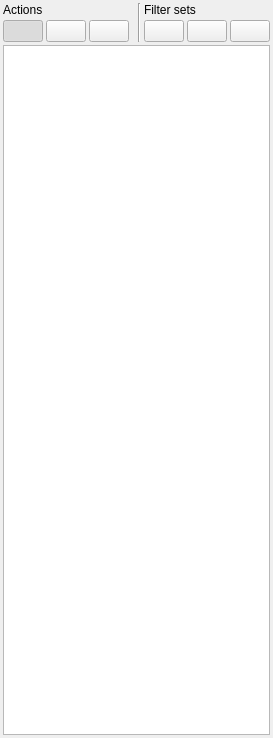
<?xml version="1.0" encoding="UTF-8"?>
<ui version="4.0">
 <class>FilterWidget</class>
 <widget class="QDockWidget" name="FilterWidget">
  <property name="geometry">
   <rect>
    <x>0</x>
    <y>0</y>
    <width>273</width>
    <height>738</height>
   </rect>
  </property>
  <property name="contextMenuPolicy">
   <enum>Qt::CustomContextMenu</enum>
  </property>
  <property name="features">
   <set>QDockWidget::DockWidgetClosable</set>
  </property>
  <property name="allowedAreas">
   <set>Qt::LeftDockWidgetArea</set>
  </property>
  <property name="windowTitle">
   <string>Filters</string>
  </property>
  <widget class="QWidget" name="dockWidgetContents">
   <layout class="QGridLayout" name="gridLayout">
    <property name="leftMargin">
     <number>3</number>
    </property>
    <property name="topMargin">
     <number>3</number>
    </property>
    <property name="rightMargin">
     <number>3</number>
    </property>
    <property name="bottomMargin">
     <number>3</number>
    </property>
    <property name="spacing">
     <number>3</number>
    </property>
    <item row="1" column="2">
     <widget class="QPushButton" name="delete_all">
      <property name="toolTip">
       <string>Remove all filters</string>
      </property>
      <property name="text">
       <string/>
      </property>
      <property name="icon">
       <iconset resource="Resources.qrc">
        <normaloff>:/Icons/Remove.png</normaloff>:/Icons/Remove.png</iconset>
      </property>
     </widget>
    </item>
    <item row="1" column="1">
     <widget class="QPushButton" name="reduce">
      <property name="toolTip">
       <string>Reduce data set to filtered rows</string>
      </property>
      <property name="text">
       <string/>
      </property>
      <property name="icon">
       <iconset resource="Resources.qrc">
        <normaloff>:/Icons/ReduceData.png</normaloff>:/Icons/ReduceData.png</iconset>
      </property>
     </widget>
    </item>
    <item row="2" column="0" colspan="8">
     <widget class="QListWidget" name="filters">
      <property name="contextMenuPolicy">
       <enum>Qt::CustomContextMenu</enum>
      </property>
     </widget>
    </item>
    <item row="1" column="5">
     <widget class="QPushButton" name="load_set">
      <property name="toolTip">
       <string>Load filter set</string>
      </property>
      <property name="text">
       <string/>
      </property>
      <property name="icon">
       <iconset resource="Resources.qrc">
        <normaloff>:/Icons/Open.png</normaloff>:/Icons/Open.png</iconset>
      </property>
     </widget>
    </item>
    <item row="1" column="7">
     <widget class="QPushButton" name="remove_set">
      <property name="toolTip">
       <string>Delete stored filter set</string>
      </property>
      <property name="text">
       <string/>
      </property>
      <property name="icon">
       <iconset resource="Resources.qrc">
        <normaloff>:/Icons/Remove.png</normaloff>:/Icons/Remove.png</iconset>
      </property>
     </widget>
    </item>
    <item row="1" column="6">
     <widget class="QPushButton" name="store_set">
      <property name="toolTip">
       <string>Store filter set</string>
      </property>
      <property name="text">
       <string/>
      </property>
      <property name="icon">
       <iconset resource="Resources.qrc">
        <normaloff>:/Icons/Save.png</normaloff>:/Icons/Save.png</iconset>
      </property>
     </widget>
    </item>
    <item row="0" column="4" rowspan="2">
     <widget class="Line" name="line">
      <property name="orientation">
       <enum>Qt::Vertical</enum>
      </property>
     </widget>
    </item>
    <item row="0" column="5" colspan="3">
     <widget class="QLabel" name="label">
      <property name="text">
       <string>Filter sets</string>
      </property>
     </widget>
    </item>
    <item row="0" column="3" rowspan="2">
     <spacer name="horizontalSpacer_3">
      <property name="orientation">
       <enum>Qt::Horizontal</enum>
      </property>
      <property name="sizeHint" stdset="0">
       <size>
        <width>103</width>
        <height>5</height>
       </size>
      </property>
     </spacer>
    </item>
    <item row="1" column="0">
     <widget class="QPushButton" name="enabled">
      <property name="toolTip">
       <string>Enable/disable filters</string>
      </property>
      <property name="text">
       <string/>
      </property>
      <property name="icon">
       <iconset resource="Resources.qrc">
        <normaloff>:/Icons/Enabled.png</normaloff>:/Icons/Enabled.png</iconset>
      </property>
      <property name="checkable">
       <bool>true</bool>
      </property>
      <property name="checked">
       <bool>true</bool>
      </property>
      <property name="flat">
       <bool>false</bool>
      </property>
     </widget>
    </item>
    <item row="0" column="0" colspan="2">
     <widget class="QLabel" name="label_2">
      <property name="text">
       <string>Actions</string>
      </property>
     </widget>
    </item>
   </layout>
  </widget>
 </widget>
 <resources>
  <include location="Resources.qrc"/>
 </resources>
 <connections/>
</ui>
